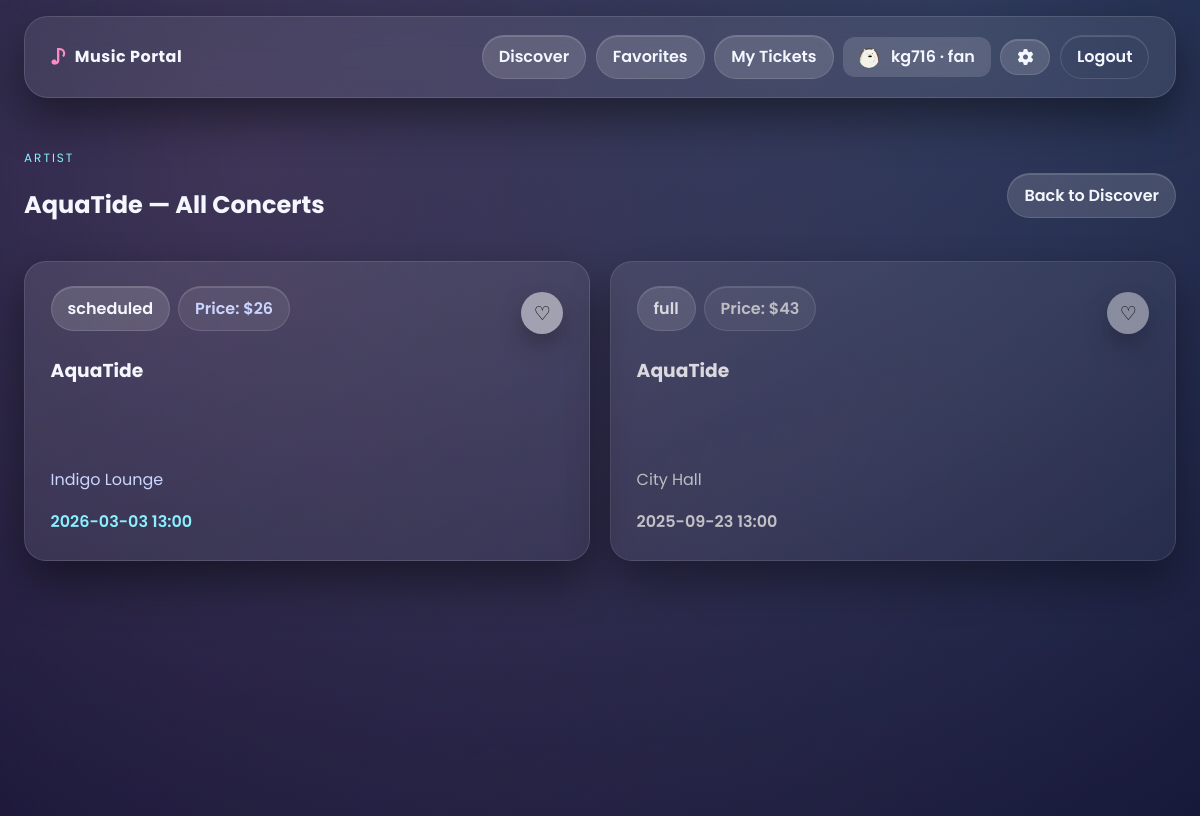
Page /artists/AquaTide (signed in) on the committed database.
### tables this page shows
CREATE TABLE users (
                    id INTEGER PRIMARY KEY AUTOINCREMENT,
                    username TEXT NOT NULL UNIQUE,
                    password_hash TEXT NOT NULL,
                    role TEXT NOT NULL CHECK(role IN ('band', 'fan', 'admin'))
                , email TEXT, profile_image TEXT);

CREATE TABLE concerts (
            id INTEGER PRIMARY KEY AUTOINCREMENT,
            band_name TEXT NOT NULL,
            concert_datetime TEXT NOT NULL,
            venue TEXT NOT NULL,
            cost TEXT NOT NULL,
            status TEXT NOT NULL DEFAULT 'scheduled' CHECK(status IN ('scheduled', 'cancelled', 'full')),
            user_id INTEGER NOT NULL, image_filename TEXT, city TEXT, max_tickets INTEGER DEFAULT 100, ticket_price REAL DEFAULT 0.0,
            FOREIGN KEY(user_id) REFERENCES "users_old"(id)
        );

### app.py (the view)
@app.route("/artists/<username>")
def artist_concerts(username: str):
    db = get_db()
    user = db.execute(
        "SELECT * FROM users WHERE role='band' AND username = ? COLLATE NOCASE",
        (username,),
    ).fetchone()
    if not user:
        flash("Artist not found.")
        return redirect(url_for("search_concerts"))
    rows = db.execute(
        "SELECT * FROM concerts WHERE user_id = ? ORDER BY concert_datetime DESC",
        (user["id"],),
    ).fetchall()
    def parse_dt(s: str):
        try:
            return datetime.fromisoformat(s)
        except Exception:
            try:
                return datetime.strptime(s, "%Y-%m-%d %H:%M:%S")
            except Exception:
                return None
    now = datetime.now()
    concerts = []
    for r in rows:
        dt = parse_dt(r["concert_datetime"]) or now
        concerts.append({**dict(r), "archived": dt < now})
    selected_ids = set()
    if g.user is not None and g.user["role"] == "fan":
        selected_ids = selected_ids_for_user(g.user["id"])
    return render_template("artist_concerts.html", artist=user, concerts=concerts, selected_ids=selected_ids)

### app.py (called while the page is built)
def get_db():
    if "db" not in g:
        g.db = sqlite3.connect(DATABASE)
        g.db.row_factory = sqlite3.Row
    return g.db

@app.before_request
def ensure_db_ready():
    global _db_initialized
    if not _db_initialized:
        init_db()
        _db_initialized = True

@app.before_request
def load_logged_in_user():
    user_id = session.get("user_id")
    if user_id is None:
        g.user = None
    else:
        db = get_db()
        g.user = db.execute("SELECT * FROM users WHERE id = ?", (user_id,)).fetchone()

def selected_ids_for_user(user_id: int):
    db = get_db()
    selected = db.execute(
        "SELECT concert_id FROM selected_concerts WHERE user_id = ?",
        (user_id,),
    ).fetchall()
    return {row["concert_id"] for row in selected}

### templates/artist_concerts.html (shortened to what this page needs)
{% extends 'base.html' %}
{% block content %}
<div class="section-header">
  <div style="display: flex; align-items: center; gap: 1rem;">
    <div>
      <p class="eyebrow">Artist</p>
      <h2>{{ artist['username'] }} — All Concerts</h2>
    </div>
  </div>
  <a class="pill" href="{{ url_for('search_concerts') }}">Back to Discover</a>
</div>
<div class="card-grid">
  {% for concert in concerts %}
  <div class="concert-card {% if concert['image_filename'] %}has-image{% endif %} {% if concert['archived'] %}archived{% endif %}"
       {% if concert['image_filename'] %}
       style="background-image: linear-gradient(160deg, rgba(12,15,35,0.35), rgba(12,15,35,0.75)), url('{{ url_for('static', filename='uploads/' ~ concert['image_filename']) }}'); background-size: cover; background-position: center; cursor: pointer;"
       {% else %}
       style="cursor: pointer;"
       {% endif %}
       onclick="location.href='{{ url_for('view_concert', concert_id=concert['id']) }}';">
    <div class="concert-meta" style="display: flex; justify-content: space-between; align-items: flex-start; width: 100%;">
      <div style="display: flex; gap: 0.5rem;">
        <span class="pill">{{ concert['status'] }}</span>
        <span class="pill soft">Price: {{ concert['cost'] }}</span>
      </div>
      {% if g.user and g.user['role'] == 'fan' %}
        {% if concert['id'] in selected_ids %}
        <form method="post" action="{{ url_for('remove_selected', concert_id=concert['id']) }}" onclick="event.stopPropagation();">
          <button class="fav-btn active" type="submit" title="Remove from favorites">♥</button>
        </form>
        {% else %}
        <form method="post" action="{{ url_for('add_selected', concert_id=concert['id']) }}" onclick="event.stopPropagation();">
          <button class="fav-btn" type="submit" title="Add to favorites">♡</button>
        </form>
        {% endif %}
      {% endif %}
    </div>
    <h3>{{ concert['band_name'] }}</h3>
    <p class="muted">{{ concert['venue'] }}</p>
    <p class="date">{{ concert['concert_datetime'].replace('T', ' ') }}</p>
  </div>
  {% endfor %}
</div>
{% endblock %}

### templates/base.html (shortened to what this page needs)
<!doctype html>
<html lang="en">
<head>
  <link rel="stylesheet" href="https://cdn.jsdelivr.net/npm/@fortawesome/fontawesome-free@6.5.0/css/all.min.css">
  <link rel="stylesheet" href="{{ url_for('static', filename='css/style.css') }}">
</head>
<body class="bg-stage">
  <div class="overlay"></div>
  <header class="top-bar glass">
    <div class="brand">
      <span class="note">♪</span>
      <span>Music Portal</span>
    </div>
    <nav>
      {% if g.user %}
        {% if g.user['role'] == 'band' %}
          <a class="pill" href="{{ url_for('band_dashboard') }}">My Listings</a>
          <a class="pill" href="{{ url_for('create_concert') }}">New Concert</a>
        {% elif g.user['role'] == 'admin' %}
          <a class="pill" href="{{ url_for('admin_dashboard') }}">Dashboard</a>
        {% else %}
          <a class="pill" href="{{ url_for('search_concerts') }}">Discover</a>
          <a class="pill" href="{{ url_for('selected_concerts_view') }}">Favorites</a>
          <a class="pill" href="{{ url_for('tickets_bought') }}">My Tickets</a>
        {% endif %}
        <span class="user-pill">
          {% if g.user['profile_image'] %}
            <img src="{{ url_for('static', filename='uploads/' ~ g.user['profile_image']) }}" alt="" style="width: 20px; height: 20px; border-radius: 50%; object-fit: cover; margin-right: 8px; vertical-align: middle;">
          {% endif %}
          {{ g.user['username'] }} · {{ g.user['role'] }}
        </span>
        <a class="pill" href="{{ url_for('settings') }}" title="Settings"><i class="fas fa-cog"></i></a>
        <a class="pill ghost" href="{{ url_for('logout') }}">Logout</a>
      {% else %}
        <a class="pill" href="{{ url_for('login') }}">Login</a>
        <a class="pill ghost" href="{{ url_for('register') }}">Register</a>
      {% endif %}
    </nav>
  </header>
  <main class="container">
    {% block content %}{% endblock %}
  </main>
</body>
</html>

### static/css/style.css (style rules this page uses)
:root { --bg: radial-gradient(circle at 20% 20%, rgba(255,95,109,0.28), rgba(54,209,220,0)), radial-gradient(circle at 80% 0%, rgba(150,93,233,0.25), rgba(33,150,243,0)), #0c0f23; --glass: rgba(255,255,255,0.08); --glass-border: rgba(255,255,255,0.12); --text: #f5f7ff; --muted: #cbd5ff; --primary: #8af0ff; --primary-strong: #7bdcff; --accent: #ff89c2; --shadow: 0 20px 45px rgba(0,0,0,0.45); }
* { box-sizing: border-box; }
body { margin: 0; font-family: 'Poppins', 'Inter', system-ui, -apple-system, sans-serif; background: var(--bg); color: var(--text); min-height: 100vh; position: relative; overflow-x: hidden; }
a { color: var(--primary); text-decoration: none; }
.bg-stage { background-image: linear-gradient(120deg, rgba(12,20,56,0.85), rgba(18,12,46,0.9)), url('https://images.unsplash.com/photo-1506157786151-b8491531f063?auto=format&fit=crop&w=1600&q=80'); background-size: cover; background-position: center; }
.overlay { position: fixed; inset: 0; background: radial-gradient(circle at 20% 20%, rgba(255, 143, 178, 0.18), rgba(0,0,0,0)), radial-gradient(circle at 80% 0%, rgba(109, 213, 250, 0.2), rgba(0,0,0,0)); pointer-events: none; z-index: 0; }
.container { position: relative; z-index: 1; max-width: 1200px; margin: 0 auto; padding: 2rem 1.5rem 3rem; }
.top-bar { position: sticky; top: 0; z-index: 5; display: flex; justify-content: space-between; align-items: center; padding: 1.1rem 1.6rem; margin: 0 1.5rem; margin-top: 1rem; border-radius: 999px; backdrop-filter: blur(18px); background: var(--glass); border: 1px solid var(--glass-border); box-shadow: var(--shadow); }
.brand { display: flex; align-items: center; gap: 0.5rem; font-weight: 700; letter-spacing: 0.5px; }
.note { color: var(--accent); font-size: 1.3rem; }
.top-bar nav { display: flex; gap: 0.6rem; align-items: center; }
.pill { display: inline-flex; align-items: center; gap: 0.4rem; padding: 0.55rem 1rem; border-radius: 999px; background: rgba(255,255,255,0.14); color: var(--text); border: 1px solid var(--glass-border); font-weight: 600; text-decoration: none; box-shadow: inset 0 1px 0 rgba(255,255,255,0.15); }
.pill.ghost { background: transparent; color: var(--text); }
.pill.soft { background: rgba(255,255,255,0.08); color: var(--muted); }
.user-pill { padding: 0.45rem 1rem; background: rgba(255,255,255,0.14); border-radius: 12px; color: var(--text); font-weight: 600; }
.glass { background: var(--glass); border: 1px solid var(--glass-border); border-radius: 24px; box-shadow: var(--shadow); backdrop-filter: blur(14px); }
.eyebrow { text-transform: uppercase; letter-spacing: 2px; font-size: 0.75rem; color: var(--primary); margin: 0; }
.muted { color: var(--muted); }
::placeholder { color: #b4c2ff; }
.section-header { display: flex; justify-content: space-between; align-items: center; margin: 1.2rem 0; gap: 1rem; }
.card-grid { display: grid; grid-template-columns: repeat(auto-fit, minmax(320px, 1fr)); gap: 1.25rem; }
.concert-card { padding: 1.5rem 1.6rem; border-radius: 22px; background: linear-gradient(150deg, rgba(255,255,255,0.10), rgba(255,255,255,0.05)); border: 1px solid var(--glass-border); box-shadow: var(--shadow); display: grid; grid-template-rows: auto 1fr auto; gap: 0.75rem; min-height: 300px; }
.concert-card h3 { margin: 0.35rem 0; }
.concert-card .date { color: var(--primary); font-weight: 600; margin: 0.2rem 0; }
.concert-meta { display: grid; grid-template-columns: 1fr auto; align-items: center; margin-bottom: 0.4rem; gap: 0.5rem; }
.concert-card h3 { margin: 0.2rem 0; }
.concert-card .date, .concert-card .muted { margin: 0.15rem 0; }
.concert-card form { margin-top: 0.4rem; }
.concert-card.archived { filter: grayscale(1) saturate(0.6); opacity: 0.85; }
.concert-card .band-name, .concert-card .muted, .concert-card .ticket-tag, .concert-card .pill { white-space: nowrap; }
.fav-btn { border: none; background: rgba(255,255,255,0.5); width: 42px; height: 42px; border-radius: 50%; font-size: 1.2rem; cursor: pointer; box-shadow: 0 12px 25px rgba(0,0,0,0.25); }

### rows in the picture
users: profile_image (picture), user.username "kg716", user.role "fan"
users: username "AquaTide"
concerts: status "scheduled", cost "$26", band_name "AquaTide", venue "Indigo Lounge", concert_datetime.replace "2026-03-03 13:00"
concerts: status "full", cost "$43", band_name "AquaTide", venue "City Hall", concert_datetime.replace "2025-09-23 13:00"
